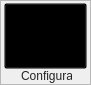
       <widget class="QFrame" name="frame_15">
        <property name="geometry">
         <rect>
          <x>550</x>
          <y>0</y>
          <width>91</width>
          <height>85</height>
         </rect>
        </property>
        <property name="styleSheet">
         <string notr="true">QFrame#frame_15{
	background-color: qlineargradient(spread:pad, x1:0.506, y1:1, x2:0.499955, y2:0.636, stop:0 rgba(165, 165, 165, 255), stop:1 rgba(201, 201, 201, 255));
	border-bottom: 1px solid rgb(112, 112, 112);
	border-right: 1px solid qlineargradient(spread:pad, x1:0.494318, y1:1, x2:0.506, y2:0, stop:0 rgba(112, 112, 112, 255), stop:1 rgba(184, 184, 184, 255))
}</string>
        </property>
        <property name="frameShape">
         <enum>QFrame::StyledPanel</enum>
        </property>
        <property name="frameShadow">
         <enum>QFrame::Raised</enum>
        </property>
        <widget class="QLabel" name="label_11">
         <property name="geometry">
          <rect>
           <x>21</x>
           <y>68</y>
           <width>51</width>
           <height>16</height>
          </rect>
         </property>
         <property name="styleSheet">
          <string notr="true">QLabel{
	background-color: transparent;
	color: rgb(36, 36, 36)
}</string>
         </property>
         <property name="text">
          <string>Configurar</string>
         </property>
        </widget>
        <widget class="QFrame" name="frame_27">
         <property name="geometry">
          <rect>
           <x>4</x>
           <y>3</y>
           <width>83</width>
           <height>66</height>
          </rect>
         </property>
         <property name="styleSheet">
          <string notr="true">QFrame{
	background-color: transparent;
}

QToolButton{
	background-color: transparent;
	}

QToolButton:hover{
	background-color: qlineargradient(spread:reflect, x1:0.455273, y1:1, x2:0.460273, y2:0, stop:0 rgba(253, 247, 225, 255), stop:0.301136 rgba(252, 228, 137, 255), stop:0.829545 rgba(253, 235, 168, 255), stop:1 rgba(253, 238, 177, 255));
	border-top: 2px solid qlineargradient(spread:pad, x1:0.465909, y1:0, x2:0.465909, y2:1, stop:0 rgba(241, 202, 88, 255), stop:1 rgba(253, 249, 232, 255));
	border-right: 2px solid qlineargradient(spread:pad, x1:0.994318, y1:0.568, x2:0, y2:0.568, stop:0 rgba(241, 204, 84, 255), stop:1 rgba(253, 246, 221, 255));
	border-bottom: 2px solid qlineargradient(spread:pad, x1:0.471, y1:1, x2:0.494, y2:0, stop:0 rgba(244, 213, 73, 255), stop:1 rgba(253, 253, 235, 255));
	border-left: 2px solid qlineargradient(spread:pad, x1:0, y1:0.642, x2:1, y2:0.659, stop:0 rgba(242, 205, 83, 255), stop:1 rgba(253, 246, 223, 255));
	border-radius: 1.5ex;
}

QToolButton:checked{
	background-color: qlineargradient(spread:pad, x1:0.483, y1:1, x2:0.477, y2:0.426, stop:0 rgba(254, 226, 135, 255), stop:1 rgba(250, 214, 121, 255));
	border-top: 2px solid qlineargradient(spread:pad, x1:0.5, y1:0, x2:0.517, y2:1, stop:0 rgba(194, 118, 43, 255), stop:1 rgba(246, 200, 103, 255));
	border-right: 2px solid qlineargradient(spread:pad, x1:1, y1:0.557, x2:0, y2:0.563, stop:0 rgba(194, 128, 50, 255), stop:1 rgba(248, 208, 113, 255));
	border-bottom: 2px solid qlineargradient(spread:pad, x1:0.449, y1:1, x2:0.449, y2:0, stop:0 rgba(194, 158, 71, 255), stop:1 rgba(250, 215, 122, 255));
	border-left: 2px solid qlineargradient(spread:pad, x1:0, y1:0.545455, x2:1, y2:0.54, stop:0 rgba(194, 132, 53, 255), stop:1 rgba(248, 209, 114, 255));
	border-radius: 1.5ex;
}

</string>
         </property>
         <property name="frameShape">
          <enum>QFrame::StyledPanel</enum>
         </property>
         <property name="frameShadow">
          <enum>QFrame::Raised</enum>
         </property>
         <widget class="QToolButton" name="toolButton_10">
          <property name="geometry">
           <rect>
            <x>0</x>
            <y>0</y>
            <width>83</width>
            <height>66</height>
           </rect>
          </property>
          <property name="text">
           <string>Configuración</string>
          </property>
          <property name="icon">
           <iconset resource="resources.qrc">
            <normaloff>:/bandeja_de_casos/assets/bandeja_de_casos/configuration.png</normaloff>:/bandeja_de_casos/assets/bandeja_de_casos/configuration.png</iconset>
          </property>
          <property name="iconSize">
           <size>
            <width>37</width>
            <height>48</height>
           </size>
          </property>
          <property name="toolButtonStyle">
           <enum>Qt::ToolButtonTextUnderIcon</enum>
          </property>
         </widget>
        </widget>
       </widget>
